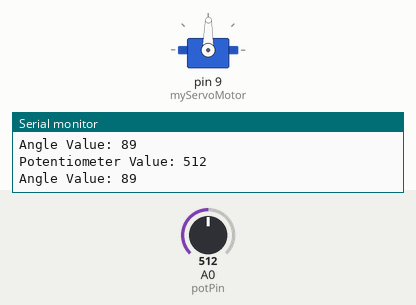
Simulated run of this sketch. Board: Arduino Uno, built with avr-gcc and run on an emulated ATmega328P. Parts: servo, the last lines printed to the serial monitor. The inputs (shaded band) are chosen by the test bench; at power-on: A0 (potPin) = 512.

Above: at 1.2 s.
1.3 s: A0 (potPin) set to 563
At 2.5 s:
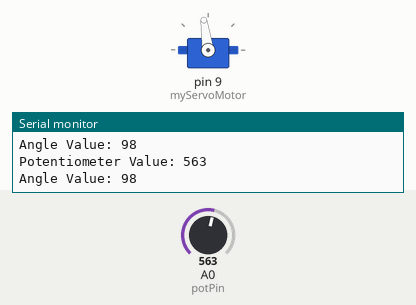
4.3 s: A0 (potPin) set to 587
At 4.7 s:
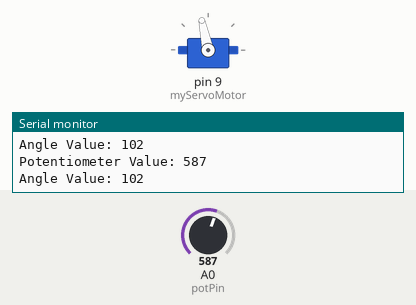
5.8 s: A0 (potPin) set to 306
At 6.1 s:
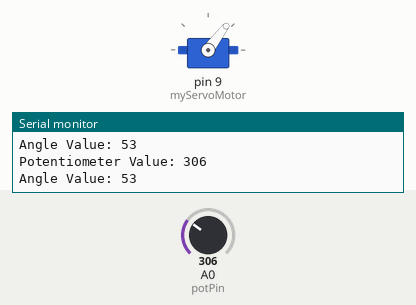
7.3 s: A0 (potPin) set to 109
At 7.6 s:
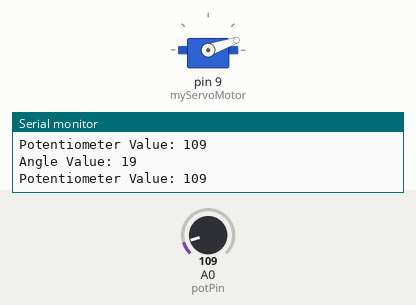
8.8 s: A0 (potPin) set to 95
At 9.4 s:
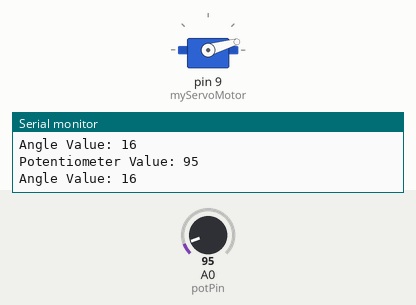
11.8 s: A0 (potPin) set to 122
At 13.1 s:
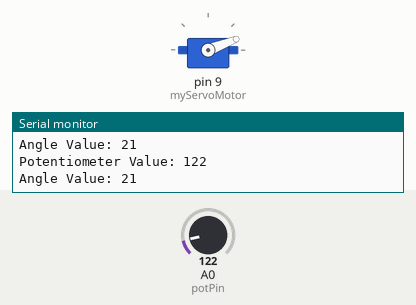
Timing chart, 0 to 14.3 s (numbered marks = the images above; inputs shaded):
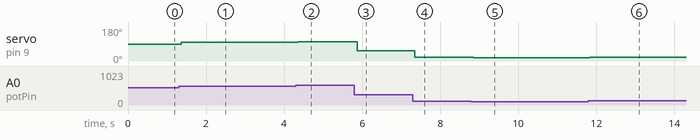

Measured:
- after the input at 1.3 s, servo on pin 9 (myServoMotor): 89° → 98° after 0.06 s
- after the input at 4.3 s, servo on pin 9 (myServoMotor): 98° → 102° after 0.06 s
- after the input at 5.8 s, servo on pin 9 (myServoMotor): 102° → 53° after 0.07 s
- after the input at 7.3 s, servo on pin 9 (myServoMotor): 53° → 19° after 0.05 s
- after the input at 8.8 s, servo on pin 9 (myServoMotor): 19° → 16° after 0.07 s
- after the input at 11.8 s, servo on pin 9 (myServoMotor): 16° → 21° at once

The sketch:

mood-clue.ino
```cpp
#include <Servo.h>

Servo myServoMotor;

// Potentiometer PIN
int potPin = A0;
int potValue;
int angle;


void setup() {
  myServoMotor.attach(9); // Attach my servo motor to PIN 9

  Serial.begin(9600);

}

void loop() {
  // put your main code here, to run repeatedly:
  potValue = analogRead(potPin);
  Serial.print("Potentiometer Value: ");
  Serial.println(potValue);

  // Find angle based on potentiometer reading
  angle = map(potValue, 0, 1023, 0, 179);
  Serial.print("Angle Value: ");
  Serial.println(angle);


  // Rotate servo motor by this angle
  myServoMotor.write(angle);
  delay(10);
}
```
